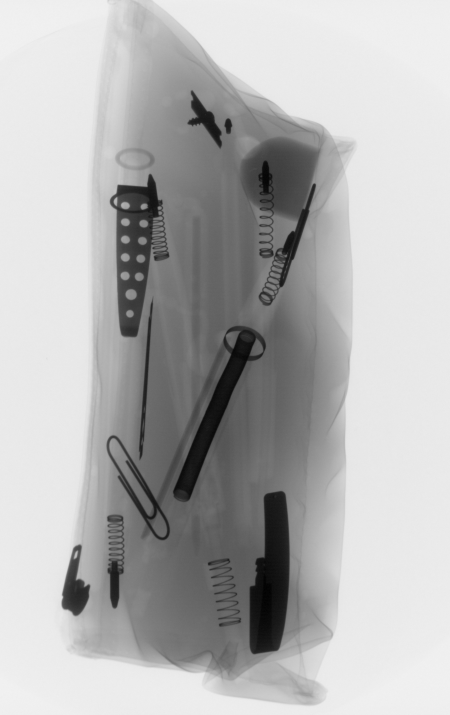
#> input picture clases/Cap07_Morfologia/Mtalb_Python/estuche.png, 900 x 1430 px (shown at 1/2 size)
$ jupyter execute TRAT07_RegionGrowing.ipynb   (shell and % lines are left out)
#> lines starting #> are read from the running program, lines starting #| are printed output that depends on the picture; after the words box and inside, x2 and y2 are one past the last pixel; in counts of white or black regions, pixels touching at a corner belong together
# RegionGrowing<a class="tocSkip">
## TRATAMIENTO DE SEÑALES <a class="tocSkip">
### Ingenieria Electrónica <a class="tocSkip">
### Universidad Popular del Cesar <a class="tocSkip">
### Prof.: Jose Ramón Iglesias Gamarra - [https://github.com/joseramoniglesias/](https://github.com/joseramoniglesias/) <a class="tocSkip">
  **joseiglesias@unicesar.edu.co**

[cell 1]
import matplotlib.pylab as plt
import cv2
import numpy as np

[cell 2]
from skimage.morphology import binary_dilation
from skimage.segmentation import clear_border


from skimage.color import label2rgb
from skimage.measure import label

def binview(img, mask, color='r', dilate_pixels=1):
    """
    Displays a gray or color image 'img' overlaid by color pixels determined a by binary image 'mask'. It is useful to
    display the edges of an image.

    Args:
        img: gray scale image (X-ray)
        mask: binary image that works as mask
        color: string to define pixel color.
                'r': red (default)
                'g': green
                'b': blue
                'y': yellow
                'c': cyan
                'm': magenta
                'k': black
                'w': white

        dilate_pixels (int): Number of pixels used for dilate the mask.

    Returns:
        img_color (ndarray): output image with a mask overlaid.
    """

    # Defines colors
    # colors = {
    #     'r': np.array([255, 0, 0]),
    #     'g': np.array([0, 255, 0]),
    #     'b': np.array([0, 0, 255]),
    #     'y': np.array([255, 255, 0]),
    #     'c': np.array([0, 255, 255]),
    #     'm': np.array([255, 0, 255]),
    #     'k': np.array([0, 0, 0]),
    #     'w': np.array([255, 255, 255])
    # }
    #
    colors = {
        'r': np.array([1, 0, 0]),
        'g': np.array([0, 1, 0]),
        'b': np.array([0, 0, 1]),
        'y': np.array([1, 1, 0]),
        'c': np.array([0, 1, 1]),
        'm': np.array([1, 0, 1]),
        'k': np.array([0, 0, 0]),
        'w': np.array([1, 1, 1])
    }
    # Create a RGB image from grayscale image.
    img_color = np.dstack((img, img, img))

    # Ensure do not modify the original color image and the mask
    img_color = img_color.copy()

    mask_ = mask.copy()
    # mask_ = dilate(mask_, np.ones((g, g), np.uint8))
    mask_ = binary_dilation(mask_, np.ones((dilate_pixels, dilate_pixels)))

    # Now black-out the area of the mask
    # img_fg = bitwise_and(img, img, mask=mask_)

    # Defines the pixel color used for the mask in the figure.
    cc = colors[color]
    #
    # for i in range(3):
    #     img_color[:, :, i] = cc[i] * img_fg

    # remove artifacts connected to image border
    cleared = clear_border(mask_)
    if np.all(cleared):
        mask_ = cleared

    # label image regions
    label_image = label(mask_)
    img_color = label2rgb(label_image, image=img_color, colors=[cc], bg_label=0)

    return img_color  # add(img_color, img_color)

[cell 3]
from skimage.morphology import flood
from skimage.morphology import binary_dilation


def region_growing(img, seed_point, tolerance=20):
    """
    Args:
        img (ndarray): image
        seed_point (tuple): define the seed point.
        tolerance: a float or int value to define the maximal difference of grayvalues in the region. According to the
                   documentation in scikit-image, if tolerance is provided, adjacent points with values within plus
                   or minus tolerance from the seed point are filled (inclusive).

    Returns:
        mask (ndarray): output binary image
    """
    mask = flood(img, seed_point, tolerance=tolerance)
    mask = binary_dilation(mask, np.ones((3, 3)))

    return mask

[cell 4]
img = cv2.imread('estuche.png',0)
#> img is the input picture: shape (1430, 900); min 0, max 243, mean 180.2
img = cv2.resize(img, None, fx=0.35, fy=0.35, interpolation=cv2.INTER_AREA)
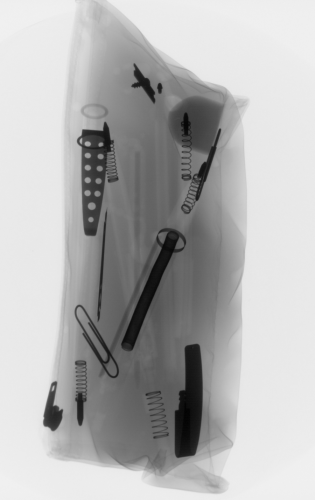
#> img: shape (500, 315); min 2, max 241, mean 180.1

th = 40  # threshold
si, sj = (403, 190)  # Seed

mask = region_growing(img, (si, sj), tolerance=th)
#> in region_growing, `mask = flood(img, seed_point, tolerance=tolerance)`:
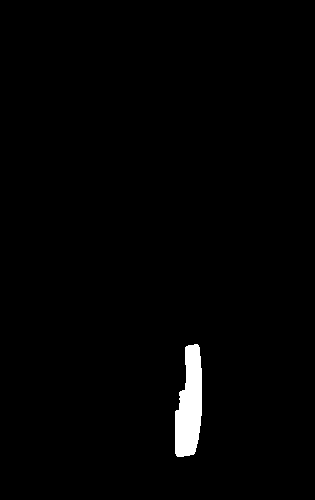
#> mask: shape (500, 315) bool; 1.4% white; 1 white region, box (x1, y1, x2, y2) and area: (175, 344, 202, 457) 2269
#> in region_growing, `mask = binary_dilation(mask, np.ones((3, 3)))`:
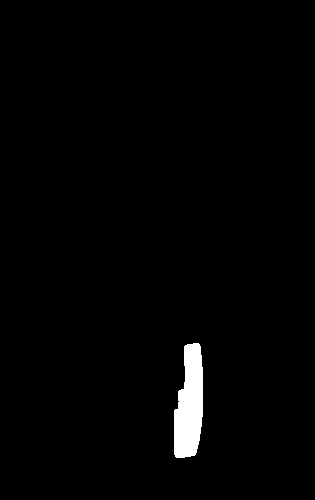
#> mask: shape (500, 315) bool; 1.6% white; 1 white region, box (x1, y1, x2, y2) and area: (174, 343, 203, 458) 2559

seg = binview(img, mask, 'g')
#> in binview, `img_color = label2rgb(label_image, image=img_color, colors=[cc], bg_la..`:
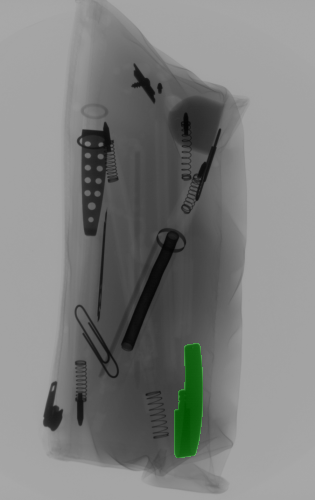
#> img_color: shape (500, 315, 3) float64; mean R, G, B 0.494, 0.499, 0.494

fig, ax = plt.subplots(1, 3, figsize=(14, 8))
ax[0].imshow(img, cmap='gray')
ax[0].plot(sj, si, 'r+')
ax[0].axis('off')
ax[1].imshow(mask, cmap='gray')
ax[1].axis('off')
ax[2].imshow(seg)
ax[2].axis('off')
plt.tight_layout()
plt.show()
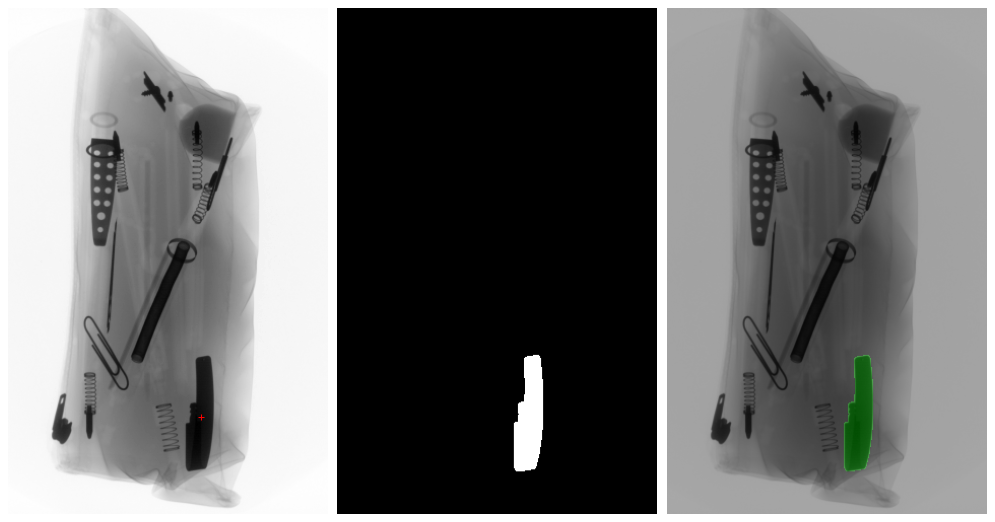
#> figure drawn by matplotlib, 3 panels

$ run again, with clases/Cap07_Morfologia/Mtalb_Python/tazmania.png copied over clases/Cap07_Morfologia/Mtalb_Python/estuche.png
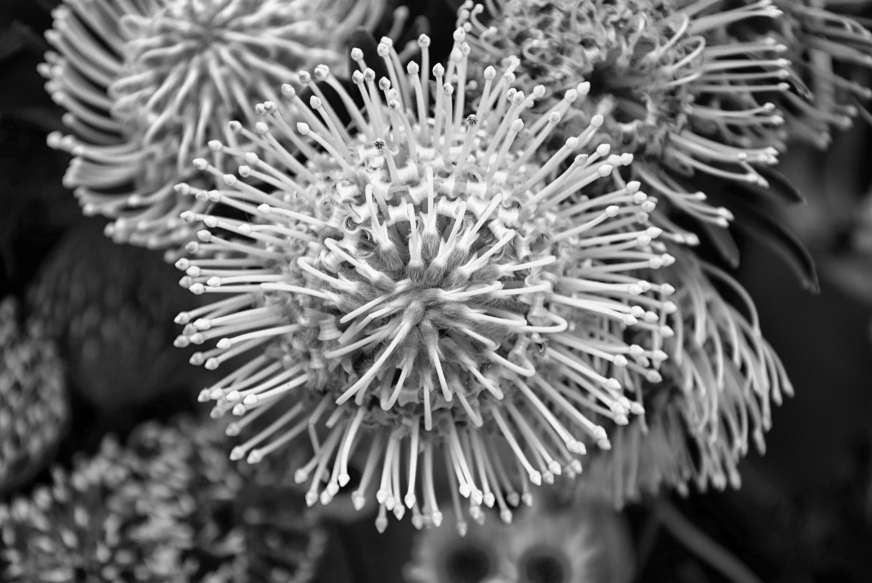
#> input picture clases/Cap07_Morfologia/Mtalb_Python/tazmania.png, 1744 x 1166 px (shown at 1/2 size)
#> img is the input picture: shape (1166, 1744); min 0, max 254, mean 104.7
#> img: shape (408, 610)
#> in region_growing, `mask = flood(img, seed_point, tolerance=tolerance)`:
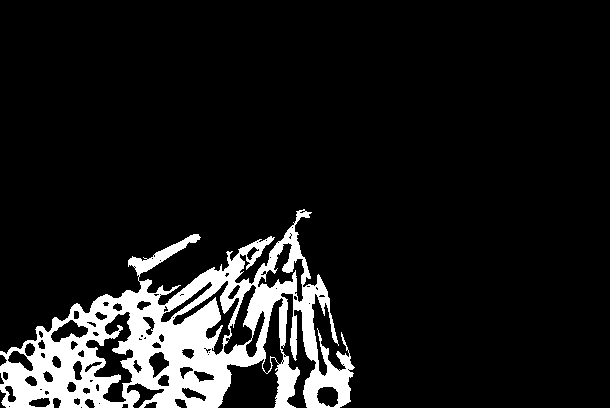
#> mask: shape (408, 610) bool; 10.7% white; 1 white region, box (x1, y1, x2, y2) and area: (0, 209, 355, 408) 26627
#> cleared: shape (408, 610) bool; every value is 0
#> label_image: shape (408, 610) int32; values 0 (black) and 1 (white), 13.5% white; 1 white region, box (x1, y1, x2, y2) and area: (0, 208, 356, 408) 33638
#> `[cell 4] img = cv2.imread('estuche.png',0) img = cv2.resize(img, None,..`:
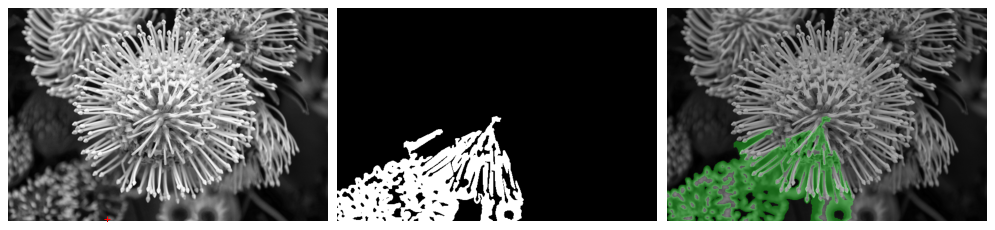
#> figure drawn by matplotlib, 3 panels
